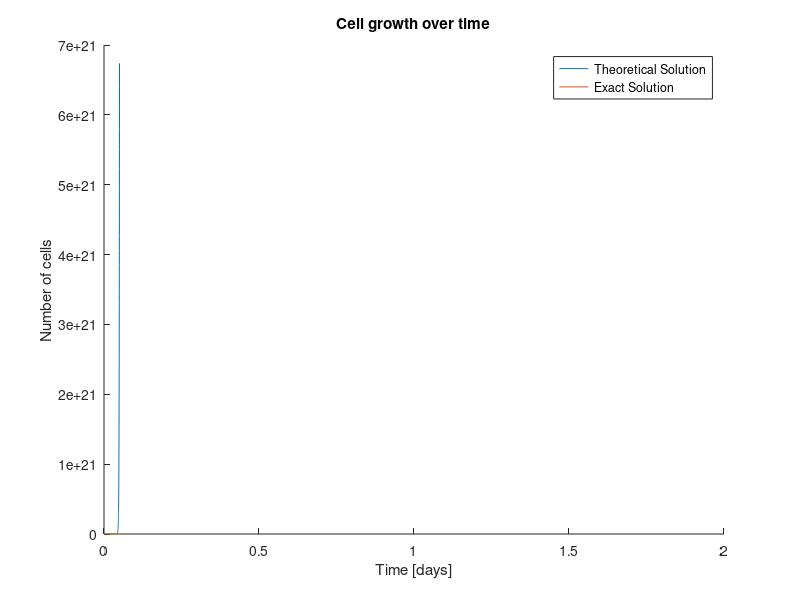

MATLAB code for this plot:
%% ForwardEulerMethod.m
% Algorithm designed to implement the forward euler method to predict the exponential 
% cell growth of a bacteria

%% Declaration of Parameters

dt = 0.05;        % step time
length = (48/dt);
N(1) = 5;       % number of cells
a = N;
t = linspace(0, dt, 961);
b = 2;
T = (40/60);       % time [h] for cells to double
tau = T/log(2);   % time constant

size(t)
size(N)
%exact solution
x =a.*b.^(t/T);

%% Calculations

%Euler forward method
for i = 1:length
    %t(i+1) = t(i) + dt;          %increase time by .1 each iteration
    N(i+1) = (N(i)*(1 + dt/tau)); %calculate new number of cells each iteration
end

%% Plotting

figure(1);
hold on                         %hold to include informaiton on graph

plot(t,N);                      %plot the theoretical solution
plot(t,x);                      %plot the exact solution

xlabel('Time [days]');          %label x-axis
ylabel('Number of cells');      %label y-axis
title('Cell growth over time'); %label title

xlim([0 2]);

legend('Theoretical Solution', 'Exact Solution'); % create legend

hold off